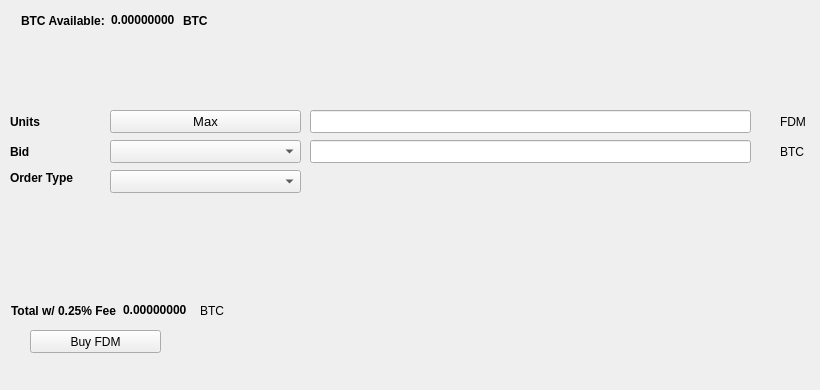
   <widget class="QWidget" name="BuyTab">
    <attribute name="title">
     <string>Buy</string>
    </attribute>
    <widget class="QPushButton" name="BuyFDM">
     <property name="geometry">
      <rect>
       <x>30</x>
       <y>330</y>
       <width>131</width>
       <height>23</height>
      </rect>
     </property>
     <property name="text">
      <string>Buy FDM</string>
     </property>
     <property name="icon">
      <iconset resource="../FDM.qrc">
       <normaloff>:/icons/bitcoin</normaloff>:/icons/bitcoin</iconset>
     </property>
    </widget>
    <widget class="QLabel" name="label_3">
     <property name="geometry">
      <rect>
       <x>10</x>
       <y>110</y>
       <width>46</width>
       <height>23</height>
      </rect>
     </property>
     <property name="font">
      <font>
       <weight>75</weight>
       <bold>true</bold>
      </font>
     </property>
     <property name="text">
      <string>Units</string>
     </property>
    </widget>
    <widget class="QLineEdit" name="UnitsInput">
     <property name="geometry">
      <rect>
       <x>310</x>
       <y>110</y>
       <width>441</width>
       <height>23</height>
      </rect>
     </property>
     <property name="font">
      <font>
       <pointsize>9</pointsize>
       <weight>75</weight>
       <bold>true</bold>
      </font>
     </property>
    </widget>
    <widget class="QLineEdit" name="BuyBidPriceEdit">
     <property name="geometry">
      <rect>
       <x>310</x>
       <y>140</y>
       <width>441</width>
       <height>23</height>
      </rect>
     </property>
     <property name="font">
      <font>
       <pointsize>9</pointsize>
       <weight>75</weight>
       <bold>true</bold>
      </font>
     </property>
    </widget>
    <widget class="QLabel" name="label_4">
     <property name="geometry">
      <rect>
       <x>780</x>
       <y>110</y>
       <width>31</width>
       <height>23</height>
      </rect>
     </property>
     <property name="text">
      <string>FDM</string>
     </property>
    </widget>
    <widget class="QLabel" name="label_5">
     <property name="geometry">
      <rect>
       <x>780</x>
       <y>140</y>
       <width>31</width>
       <height>23</height>
      </rect>
     </property>
     <property name="text">
      <string>BTC</string>
     </property>
    </widget>
    <widget class="QLabel" name="label_6">
     <property name="geometry">
      <rect>
       <x>10</x>
       <y>140</y>
       <width>46</width>
       <height>23</height>
      </rect>
     </property>
     <property name="font">
      <font>
       <weight>75</weight>
       <bold>true</bold>
      </font>
     </property>
     <property name="text">
      <string>Bid</string>
     </property>
    </widget>
    <widget class="QLabel" name="label_7">
     <property name="geometry">
      <rect>
       <x>10</x>
       <y>170</y>
       <width>91</width>
       <height>16</height>
      </rect>
     </property>
     <property name="font">
      <font>
       <weight>75</weight>
       <bold>true</bold>
      </font>
     </property>
     <property name="text">
      <string>Order Type</string>
     </property>
    </widget>
    <widget class="QPushButton" name="Buy_Max_Amount">
     <property name="geometry">
      <rect>
       <x>110</x>
       <y>110</y>
       <width>191</width>
       <height>23</height>
      </rect>
     </property>
     <property name="font">
      <font>
       <pointsize>10</pointsize>
      </font>
     </property>
     <property name="text">
      <string>Max</string>
     </property>
    </widget>
    <widget class="QComboBox" name="BuyBidcomboBox">
     <property name="geometry">
      <rect>
       <x>110</x>
       <y>140</y>
       <width>191</width>
       <height>23</height>
      </rect>
     </property>
     <property name="font">
      <font>
       <pointsize>10</pointsize>
      </font>
     </property>
    </widget>
    <widget class="QComboBox" name="buyOrdertypeCombo">
     <property name="geometry">
      <rect>
       <x>110</x>
       <y>170</y>
       <width>191</width>
       <height>23</height>
      </rect>
     </property>
     <property name="font">
      <font>
       <pointsize>10</pointsize>
      </font>
     </property>
    </widget>
    <widget class="QWidget" name="layoutWidget1">
     <property name="geometry">
      <rect>
       <x>21</x>
       <y>11</y>
       <width>227</width>
       <height>19</height>
      </rect>
     </property>
     <layout class="QHBoxLayout" name="horizontalLayout_3">
      <item>
       <widget class="QLabel" name="label232">
        <property name="font">
         <font>
          <weight>75</weight>
          <bold>true</bold>
         </font>
        </property>
        <property name="text">
         <string>BTC Available:</string>
        </property>
       </widget>
      </item>
      <item>
       <widget class="QLabel" name="BtcAvailableLbl">
        <property name="palette">
         <palette>
          <active>
           <colorrole role="WindowText">
            <brush brushstyle="SolidPattern">
             <color alpha="255">
              <red>0</red>
              <green>0</green>
              <blue>0</blue>
             </color>
            </brush>
           </colorrole>
           <colorrole role="Button">
            <brush brushstyle="SolidPattern">
             <color alpha="255">
              <red>0</red>
              <green>170</green>
              <blue>0</blue>
             </color>
            </brush>
           </colorrole>
           <colorrole role="Light">
            <brush brushstyle="SolidPattern">
             <color alpha="255">
              <red>0</red>
              <green>255</green>
              <blue>0</blue>
             </color>
            </brush>
           </colorrole>
           <colorrole role="Midlight">
            <brush brushstyle="SolidPattern">
             <color alpha="255">
              <red>0</red>
              <green>212</green>
              <blue>0</blue>
             </color>
            </brush>
           </colorrole>
           <colorrole role="Dark">
            <brush brushstyle="SolidPattern">
             <color alpha="255">
              <red>0</red>
              <green>85</green>
              <blue>0</blue>
             </color>
            </brush>
           </colorrole>
           <colorrole role="Mid">
            <brush brushstyle="SolidPattern">
             <color alpha="255">
              <red>0</red>
              <green>113</green>
              <blue>0</blue>
             </color>
            </brush>
           </colorrole>
           <colorrole role="Text">
            <brush brushstyle="SolidPattern">
             <color alpha="255">
              <red>0</red>
              <green>170</green>
              <blue>0</blue>
             </color>
            </brush>
           </colorrole>
           <colorrole role="BrightText">
            <brush brushstyle="SolidPattern">
             <color alpha="255">
              <red>255</red>
              <green>255</green>
              <blue>255</blue>
             </color>
            </brush>
           </colorrole>
           <colorrole role="ButtonText">
            <brush brushstyle="SolidPattern">
             <color alpha="255">
              <red>0</red>
              <green>0</green>
              <blue>0</blue>
             </color>
            </brush>
           </colorrole>
           <colorrole role="Base">
            <brush brushstyle="SolidPattern">
             <color alpha="255">
              <red>255</red>
              <green>255</green>
              <blue>255</blue>
             </color>
            </brush>
           </colorrole>
           <colorrole role="Window">
            <brush brushstyle="SolidPattern">
             <color alpha="255">
              <red>0</red>
              <green>170</green>
              <blue>0</blue>
             </color>
            </brush>
           </colorrole>
           <colorrole role="Shadow">
            <brush brushstyle="SolidPattern">
             <color alpha="255">
              <red>0</red>
              <green>0</green>
              <blue>0</blue>
             </color>
            </brush>
           </colorrole>
           <colorrole role="AlternateBase">
            <brush brushstyle="SolidPattern">
             <color alpha="255">
              <red>127</red>
              <green>212</green>
              <blue>127</blue>
             </color>
            </brush>
           </colorrole>
           <colorrole role="ToolTipBase">
            <brush brushstyle="SolidPattern">
             <color alpha="255">
              <red>255</red>
              <green>255</green>
              <blue>220</blue>
             </color>
            </brush>
           </colorrole>
           <colorrole role="ToolTipText">
            <brush brushstyle="SolidPattern">
             <color alpha="255">
              <red>0</red>
              <green>0</green>
              <blue>0</blue>
             </color>
            </brush>
           </colorrole>
          </active>
          <inactive>
           <colorrole role="WindowText">
            <brush brushstyle="SolidPattern">
             <color alpha="255">
              <red>0</red>
              <green>0</green>
              <blue>0</blue>
             </color>
            </brush>
           </colorrole>
           <colorrole role="Button">
            <brush brushstyle="SolidPattern">
             <color alpha="255">
              <red>0</red>
              <green>170</green>
              <blue>0</blue>
             </color>
            </brush>
           </colorrole>
           <colorrole role="Light">
            <brush brushstyle="SolidPattern">
             <color alpha="255">
              <red>0</red>
              <green>255</green>
              <blue>0</blue>
             </color>
            </brush>
           </colorrole>
           <colorrole role="Midlight">
            <brush brushstyle="SolidPattern">
             <color alpha="255">
              <red>0</red>
              <green>212</green>
              <blue>0</blue>
             </color>
            </brush>
           </colorrole>
           <colorrole role="Dark">
            <brush brushstyle="SolidPattern">
             <color alpha="255">
              <red>0</red>
              <green>85</green>
              <blue>0</blue>
             </color>
            </brush>
           </colorrole>
           <colorrole role="Mid">
            <brush brushstyle="SolidPattern">
             <color alpha="255">
              <red>0</red>
              <green>113</green>
              <blue>0</blue>
             </color>
            </brush>
           </colorrole>
           <colorrole role="Text">
            <brush brushstyle="SolidPattern">
             <color alpha="255">
              <red>0</red>
              <green>170</green>
              <blue>0</blue>
             </color>
            </brush>
           </colorrole>
           <colorrole role="BrightText">
            <brush brushstyle="SolidPattern">
             <color alpha="255">
              <red>255</red>
              <green>255</green>
              <blue>255</blue>
             </color>
            </brush>
           </colorrole>
           <colorrole role="ButtonText">
            <brush brushstyle="SolidPattern">
             <color alpha="255">
              <red>0</red>
              <green>0</green>
              <blue>0</blue>
             </color>
            </brush>
           </colorrole>
           <colorrole role="Base">
            <brush brushstyle="SolidPattern">
             <color alpha="255">
              <red>255</red>
              <green>255</green>
              <blue>255</blue>
             </color>
            </brush>
           </colorrole>
           <colorrole role="Window">
            <brush brushstyle="SolidPattern">
             <color alpha="255">
              <red>0</red>
              <green>170</green>
              <blue>0</blue>
             </color>
            </brush>
           </colorrole>
           <colorrole role="Shadow">
            <brush brushstyle="SolidPattern">
             <color alpha="255">
              <red>0</red>
              <green>0</green>
              <blue>0</blue>
             </color>
            </brush>
           </colorrole>
           <colorrole role="AlternateBase">
            <brush brushstyle="SolidPattern">
             <color alpha="255">
              <red>127</red>
              <green>212</green>
              <blue>127</blue>
             </color>
            </brush>
           </colorrole>
           <colorrole role="ToolTipBase">
            <brush brushstyle="SolidPattern">
             <color alpha="255">
              <red>255</red>
              <green>255</green>
              <blue>220</blue>
             </color>
            </brush>
           </colorrole>
           <colorrole role="ToolTipText">
            <brush brushstyle="SolidPattern">
             <color alpha="255">
              <red>0</red>
              <green>0</green>
              <blue>0</blue>
             </color>
            </brush>
           </colorrole>
          </inactive>
          <disabled>
           <colorrole role="WindowText">
            <brush brushstyle="SolidPattern">
             <color alpha="255">
              <red>0</red>
              <green>85</green>
              <blue>0</blue>
             </color>
            </brush>
           </colorrole>
           <colorrole role="Button">
            <brush brushstyle="SolidPattern">
             <color alpha="255">
              <red>0</red>
              <green>170</green>
              <blue>0</blue>
             </color>
            </brush>
           </colorrole>
           <colorrole role="Light">
            <brush brushstyle="SolidPattern">
             <color alpha="255">
              <red>0</red>
              <green>255</green>
              <blue>0</blue>
             </color>
            </brush>
           </colorrole>
           <colorrole role="Midlight">
            <brush brushstyle="SolidPattern">
             <color alpha="255">
              <red>0</red>
              <green>212</green>
              <blue>0</blue>
             </color>
            </brush>
           </colorrole>
           <colorrole role="Dark">
            <brush brushstyle="SolidPattern">
             <color alpha="255">
              <red>0</red>
              <green>85</green>
              <blue>0</blue>
             </color>
            </brush>
           </colorrole>
           <colorrole role="Mid">
            <brush brushstyle="SolidPattern">
             <color alpha="255">
              <red>0</red>
              <green>113</green>
              <blue>0</blue>
             </color>
            </brush>
           </colorrole>
           <colorrole role="Text">
            <brush brushstyle="SolidPattern">
             <color alpha="255">
              <red>0</red>
              <green>85</green>
              <blue>0</blue>
             </color>
            </brush>
           </colorrole>
           <colorrole role="BrightText">
            <brush brushstyle="SolidPattern">
             <color alpha="255">
              <red>255</red>
              <green>255</green>
              <blue>255</blue>
             </color>
            </brush>
           </colorrole>
           <colorrole role="ButtonText">
            <brush brushstyle="SolidPattern">
             <color alpha="255">
              <red>0</red>
              <green>85</green>
              <blue>0</blue>
             </color>
            </brush>
           </colorrole>
           <colorrole role="Base">
            <brush brushstyle="SolidPattern">
             <color alpha="255">
              <red>0</red>
              <green>170</green>
              <blue>0</blue>
             </color>
            </brush>
           </colorrole>
           <colorrole role="Window">
            <brush brushstyle="SolidPattern">
             <color alpha="255">
              <red>0</red>
              <green>170</green>
              <blue>0</blue>
             </color>
            </brush>
           </colorrole>
           <colorrole role="Shadow">
            <brush brushstyle="SolidPattern">
             <color alpha="255">
              <red>0</red>
              <green>0</green>
              <blue>0</blue>
             </color>
            </brush>
           </colorrole>
           <colorrole role="AlternateBase">
            <brush brushstyle="SolidPattern">
             <color alpha="255">
              <red>0</red>
              <green>170</green>
              <blue>0</blue>
             </color>
            </brush>
           </colorrole>
           <colorrole role="ToolTipBase">
            <brush brushstyle="SolidPattern">
             <color alpha="255">
              <red>255</red>
              <green>255</green>
              <blue>220</blue>
             </color>
            </brush>
           </colorrole>
           <colorrole role="ToolTipText">
            <brush brushstyle="SolidPattern">
             <color alpha="255">
              <red>0</red>
              <green>0</green>
              <blue>0</blue>
             </color>
            </brush>
           </colorrole>
          </disabled>
         </palette>
        </property>
        <property name="font">
         <font>
          <weight>75</weight>
          <bold>true</bold>
         </font>
        </property>
        <property name="text">
         <string>0.00000000</string>
        </property>
        <property name="textInteractionFlags">
         <set>Qt::LinksAccessibleByMouse|Qt::TextSelectableByKeyboard|Qt::TextSelectableByMouse</set>
        </property>
       </widget>
      </item>
      <item>
       <widget class="QLabel" name="BtcAvailableLbl_2">
        <property name="font">
         <font>
          <weight>75</weight>
          <bold>true</bold>
         </font>
        </property>
        <property name="text">
         <string>BTC</string>
        </property>
       </widget>
      </item>
     </layout>
    </widget>
    <widget class="QWidget" name="layoutWidge2">
     <property name="geometry">
      <rect>
       <x>11</x>
       <y>301</y>
       <width>259</width>
       <height>19</height>
      </rect>
     </property>
     <layout class="QHBoxLayout" name="horizontalLayout_4">
      <item>
       <widget class="QLabel" name="label_9">
        <property name="font">
         <font>
          <weight>75</weight>
          <bold>true</bold>
         </font>
        </property>
        <property name="text">
         <string>Total w/ 0.25% Fee</string>
        </property>
       </widget>
      </item>
      <item>
       <widget class="QLabel" name="BuyCostLabel">
        <property name="palette">
         <palette>
          <active>
           <colorrole role="WindowText">
            <brush brushstyle="SolidPattern">
             <color alpha="255">
              <red>0</red>
              <green>0</green>
              <blue>0</blue>
             </color>
            </brush>
           </colorrole>
           <colorrole role="Button">
            <brush brushstyle="SolidPattern">
             <color alpha="255">
              <red>0</red>
              <green>170</green>
              <blue>0</blue>
             </color>
            </brush>
           </colorrole>
           <colorrole role="Light">
            <brush brushstyle="SolidPattern">
             <color alpha="255">
              <red>0</red>
              <green>255</green>
              <blue>0</blue>
             </color>
            </brush>
           </colorrole>
           <colorrole role="Midlight">
            <brush brushstyle="SolidPattern">
             <color alpha="255">
              <red>0</red>
              <green>212</green>
              <blue>0</blue>
             </color>
            </brush>
           </colorrole>
           <colorrole role="Dark">
            <brush brushstyle="SolidPattern">
             <color alpha="255">
              <red>0</red>
              <green>85</green>
              <blue>0</blue>
             </color>
            </brush>
           </colorrole>
           <colorrole role="Mid">
            <brush brushstyle="SolidPattern">
             <color alpha="255">
              <red>0</red>
              <green>113</green>
              <blue>0</blue>
             </color>
            </brush>
           </colorrole>
           <colorrole role="Text">
            <brush brushstyle="SolidPattern">
             <color alpha="255">
              <red>0</red>
              <green>170</green>
              <blue>0</blue>
             </color>
            </brush>
           </colorrole>
           <colorrole role="BrightText">
            <brush brushstyle="SolidPattern">
             <color alpha="255">
              <red>255</red>
              <green>255</green>
              <blue>255</blue>
             </color>
            </brush>
           </colorrole>
           <colorrole role="ButtonText">
            <brush brushstyle="SolidPattern">
             <color alpha="255">
              <red>0</red>
              <green>0</green>
              <blue>0</blue>
             </color>
            </brush>
           </colorrole>
           <colorrole role="Base">
            <brush brushstyle="SolidPattern">
             <color alpha="255">
              <red>255</red>
              <green>255</green>
              <blue>255</blue>
             </color>
            </brush>
           </colorrole>
           <colorrole role="Window">
            <brush brushstyle="SolidPattern">
             <color alpha="255">
              <red>0</red>
              <green>170</green>
              <blue>0</blue>
             </color>
            </brush>
           </colorrole>
           <colorrole role="Shadow">
            <brush brushstyle="SolidPattern">
             <color alpha="255">
              <red>0</red>
              <green>0</green>
              <blue>0</blue>
             </color>
            </brush>
           </colorrole>
           <colorrole role="AlternateBase">
            <brush brushstyle="SolidPattern">
             <color alpha="255">
              <red>127</red>
              <green>212</green>
              <blue>127</blue>
             </color>
            </brush>
           </colorrole>
           <colorrole role="ToolTipBase">
            <brush brushstyle="SolidPattern">
             <color alpha="255">
              <red>255</red>
              <green>255</green>
              <blue>220</blue>
             </color>
            </brush>
           </colorrole>
           <colorrole role="ToolTipText">
            <brush brushstyle="SolidPattern">
             <color alpha="255">
              <red>0</red>
              <green>0</green>
              <blue>0</blue>
             </color>
            </brush>
           </colorrole>
          </active>
          <inactive>
           <colorrole role="WindowText">
            <brush brushstyle="SolidPattern">
             <color alpha="255">
              <red>0</red>
              <green>0</green>
              <blue>0</blue>
             </color>
            </brush>
           </colorrole>
           <colorrole role="Button">
            <brush brushstyle="SolidPattern">
             <color alpha="255">
              <red>0</red>
              <green>170</green>
              <blue>0</blue>
             </color>
            </brush>
           </colorrole>
           <colorrole role="Light">
            <brush brushstyle="SolidPattern">
             <color alpha="255">
              <red>0</red>
              <green>255</green>
              <blue>0</blue>
             </color>
            </brush>
           </colorrole>
           <colorrole role="Midlight">
            <brush brushstyle="SolidPattern">
             <color alpha="255">
              <red>0</red>
              <green>212</green>
              <blue>0</blue>
             </color>
            </brush>
           </colorrole>
           <colorrole role="Dark">
            <brush brushstyle="SolidPattern">
             <color alpha="255">
              <red>0</red>
              <green>85</green>
              <blue>0</blue>
             </color>
            </brush>
           </colorrole>
           <colorrole role="Mid">
            <brush brushstyle="SolidPattern">
             <color alpha="255">
              <red>0</red>
              <green>113</green>
              <blue>0</blue>
             </color>
            </brush>
           </colorrole>
           <colorrole role="Text">
            <brush brushstyle="SolidPattern">
             <color alpha="255">
              <red>0</red>
              <green>170</green>
              <blue>0</blue>
             </color>
            </brush>
           </colorrole>
           <colorrole role="BrightText">
            <brush brushstyle="SolidPattern">
             <color alpha="255">
              <red>255</red>
              <green>255</green>
              <blue>255</blue>
             </color>
            </brush>
           </colorrole>
           <colorrole role="ButtonText">
            <brush brushstyle="SolidPattern">
             <color alpha="255">
              <red>0</red>
              <green>0</green>
              <blue>0</blue>
             </color>
            </brush>
           </colorrole>
           <colorrole role="Base">
            <brush brushstyle="SolidPattern">
             <color alpha="255">
              <red>255</red>
              <green>255</green>
              <blue>255</blue>
             </color>
            </brush>
           </colorrole>
           <colorrole role="Window">
            <brush brushstyle="SolidPattern">
             <color alpha="255">
              <red>0</red>
              <green>170</green>
              <blue>0</blue>
             </color>
            </brush>
           </colorrole>
           <colorrole role="Shadow">
            <brush brushstyle="SolidPattern">
             <color alpha="255">
              <red>0</red>
              <green>0</green>
              <blue>0</blue>
             </color>
            </brush>
           </colorrole>
           <colorrole role="AlternateBase">
            <brush brushstyle="SolidPattern">
             <color alpha="255">
              <red>127</red>
              <green>212</green>
              <blue>127</blue>
             </color>
            </brush>
           </colorrole>
           <colorrole role="ToolTipBase">
            <brush brushstyle="SolidPattern">
             <color alpha="255">
              <red>255</red>
              <green>255</green>
              <blue>220</blue>
             </color>
            </brush>
           </colorrole>
           <colorrole role="ToolTipText">
            <brush brushstyle="SolidPattern">
             <color alpha="255">
              <red>0</red>
              <green>0</green>
              <blue>0</blue>
             </color>
            </brush>
           </colorrole>
          </inactive>
          <disabled>
           <colorrole role="WindowText">
            <brush brushstyle="SolidPattern">
             <color alpha="255">
              <red>0</red>
              <green>85</green>
              <blue>0</blue>
             </color>
            </brush>
           </colorrole>
           <colorrole role="Button">
            <brush brushstyle="SolidPattern">
             <color alpha="255">
              <red>0</red>
              <green>170</green>
              <blue>0</blue>
             </color>
            </brush>
           </colorrole>
           <colorrole role="Light">
            <brush brushstyle="SolidPattern">
             <color alpha="255">
              <red>0</red>
              <green>255</green>
              <blue>0</blue>
             </color>
            </brush>
           </colorrole>
           <colorrole role="Midlight">
            <brush brushstyle="SolidPattern">
             <color alpha="255">
              <red>0</red>
              <green>212</green>
              <blue>0</blue>
             </color>
            </brush>
           </colorrole>
           <colorrole role="Dark">
            <brush brushstyle="SolidPattern">
             <color alpha="255">
              <red>0</red>
              <green>85</green>
              <blue>0</blue>
             </color>
            </brush>
           </colorrole>
           <colorrole role="Mid">
            <brush brushstyle="SolidPattern">
             <color alpha="255">
              <red>0</red>
              <green>113</green>
              <blue>0</blue>
             </color>
            </brush>
           </colorrole>
           <colorrole role="Text">
            <brush brushstyle="SolidPattern">
             <color alpha="255">
              <red>0</red>
              <green>85</green>
              <blue>0</blue>
             </color>
            </brush>
           </colorrole>
           <colorrole role="BrightText">
            <brush brushstyle="SolidPattern">
             <color alpha="255">
              <red>255</red>
              <green>255</green>
              <blue>255</blue>
             </color>
            </brush>
           </colorrole>
           <colorrole role="ButtonText">
            <brush brushstyle="SolidPattern">
             <color alpha="255">
              <red>0</red>
              <green>85</green>
              <blue>0</blue>
             </color>
            </brush>
           </colorrole>
           <colorrole role="Base">
            <brush brushstyle="SolidPattern">
             <color alpha="255">
              <red>0</red>
              <green>170</green>
              <blue>0</blue>
             </color>
            </brush>
           </colorrole>
           <colorrole role="Window">
            <brush brushstyle="SolidPattern">
             <color alpha="255">
              <red>0</red>
              <green>170</green>
              <blue>0</blue>
             </color>
            </brush>
           </colorrole>
           <colorrole role="Shadow">
            <brush brushstyle="SolidPattern">
             <color alpha="255">
              <red>0</red>
              <green>0</green>
              <blue>0</blue>
             </color>
            </brush>
           </colorrole>
           <colorrole role="AlternateBase">
            <brush brushstyle="SolidPattern">
             <color alpha="255">
              <red>0</red>
              <green>170</green>
              <blue>0</blue>
             </color>
            </brush>
           </colorrole>
           <colorrole role="ToolTipBase">
            <brush brushstyle="SolidPattern">
             <color alpha="255">
              <red>255</red>
              <green>255</green>
              <blue>220</blue>
             </color>
            </brush>
           </colorrole>
           <colorrole role="ToolTipText">
            <brush brushstyle="SolidPattern">
             <color alpha="255">
              <red>0</red>
              <green>0</green>
              <blue>0</blue>
             </color>
            </brush>
           </colorrole>
          </disabled>
         </palette>
        </property>
        <property name="font">
         <font>
          <weight>75</weight>
          <bold>true</bold>
         </font>
        </property>
        <property name="autoFillBackground">
         <bool>false</bool>
        </property>
        <property name="text">
         <string>0.00000000</string>
        </property>
        <property name="textInteractionFlags">
         <set>Qt::LinksAccessibleByMouse|Qt::TextSelectableByMouse</set>
        </property>
       </widget>
      </item>
      <item>
       <widget class="QLabel" name="label_10">
        <property name="font">
         <font>
          <weight>50</weight>
          <bold>false</bold>
         </font>
        </property>
        <property name="text">
         <string>BTC</string>
        </property>
       </widget>
      </item>
     </layout>
    </widget>
    <widget class="QLabel" name="label_24">
     <property name="geometry">
      <rect>
       <x>460</x>
       <y>300</y>
       <width>281</width>
       <height>81</height>
      </rect>
     </property>
     <property name="text">
      <string/>
     </property>
     <property name="pixmap">
      <pixmap>:/images/bittrex</pixmap>
     </property>
    </widget>
   </widget>
